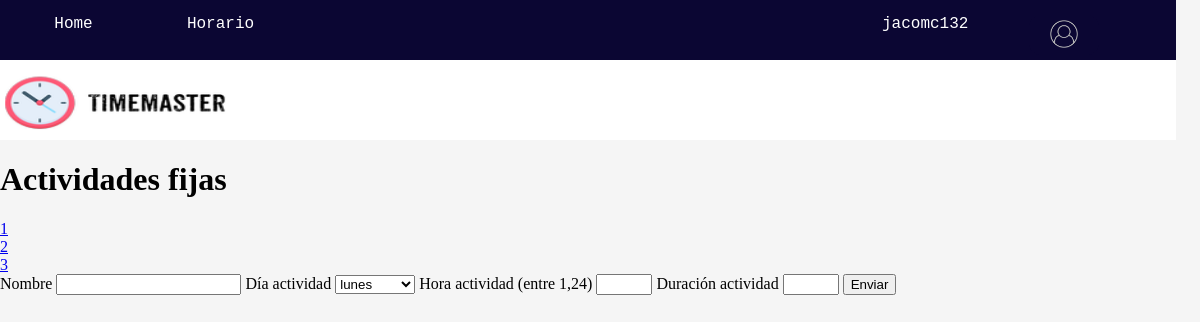
Before: /horario/actividades_fijas (signed in) with the older database file.
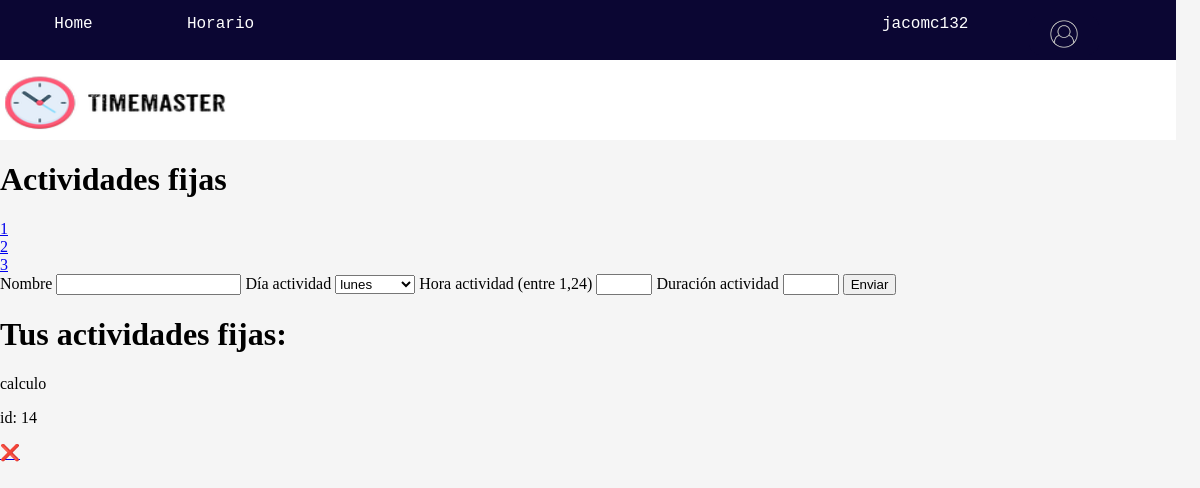
After: the same page with the newer database file.
### horario/models.py (models this page shows)
class Event(models.Model):
    user_id = models.ForeignKey(User, on_delete=models.CASCADE)
    priority = models.IntegerField(choices = [(i,i) for i in range(1,11)])
    name = models.CharField(max_length=30)
    event_type = models.CharField(max_length=50,default="actividad_fija") #Choices: actividad_fija, no fija y horario suenio.
    constraints = models.JSONField(default = dict)

### horario/views.py (the view)
# urls.py: path('actividades_fijas',views.actividades_fijas, name = 'actividades_fijas'),
@login_required(login_url = "user_login")
def actividades_fijas(request):
    usuario = User.objects.get(pk=request.user.pk)
    if request.method == "POST":
        nombre = request.POST['name']
        prioridad = 10
        tipo_evento = "actividad_fija"
        nueva_actividad_fija = Event(user_id = usuario, priority = prioridad, name=nombre, event_type=tipo_evento)
        nueva_actividad_fija.save()
        dia_actividad = int(request.POST['dia_actividad'])
        hora_actividad = int(request.POST["hora_actividad"])-1
        duracion_actividad = int(request.POST["duracion_actividad"])
        hora_final = hora_actividad + duracion_actividad
        for hora in range(hora_actividad,hora_final,1):
            posicion_actividad_fija = Position(event_id = nueva_actividad_fija,user_id = usuario,day=dia_actividad,hour = hora)
            posicion_actividad_fija.save()
        return redirect(reverse("actividades_fijas"))
    elif request.method == "GET":
        actividades_fijas = Event.objects.filter(user_id = usuario)
        actividades_fijas =actividades_fijas.filter(event_type = "actividad_fija")
        return render(request,"actividades_fijas.html",{"actividades_fijas":actividades_fijas})

### horario/templates/actividades_fijas.html (shortened to what this page needs)
{% extends 'main/main.html' %}
{% load static %}
{% block content %}
<h1>Actividades fijas</h1>
<div class="contenedor_links_horario">
    <div class="contenedor_link_suenio">
        <a href="{% url 'suenio' %}">1</a>
    </div>
    <div class="contenedor_link_actividades_fijas">
        <a href="{% url 'actividades_fijas' %}">2</a>
    </div>
    <div class="contenedor_link_actividades_no_fijas">
        <a href="{% url 'actividades_no_fijas' %}">3</a>
    </div>
</div>
<form action="" method="POST">
    <label for="name">Nombre</label>
    <input type="text" name="name" id="name" required>
    <label for="dia_actividad">Día actividad</label>
    <select name="dia_actividad" id="dia_actividad" required>
        <option value="0">lunes</option>
    </select>
    <label for="hora_actividad">Hora actividad (entre 1,24)</label>
    <input type="number" name="hora_actividad" id="hora_actividad" min="1" max="24" step="1" required>
    <label for="duracion_actividad">Duración actividad</label>
    <input type="number" name="duracion_actividad" id="duracion_actividad" min="1" max="10" step="1" required>
    <input type="submit" value="Enviar">
</form>
<div class="contenedor_actividades">
    {% if actividades_fijas %}
        <h1 class="titulo_tus_actividades">Tus actividades fijas:</h1>
        {% for actividad in actividades_fijas %}
            <div class="caja_actividad">
                <p>{{actividad.name}}</p>
                <p>id: {{actividad.pk}}</p>
                <a href="{% url 'eliminar_actividades_fijas' ruta_actividad_fija=actividad.pk %}">❌</a>
            </div>
        {% endfor %}
    {% endif %}
</div>
{% endblock  %}

Changed rows visible on the page:
added Event: name "calculo", pk "14"
Other visible differences:
text now shown: "Tus actividades fijas:"
